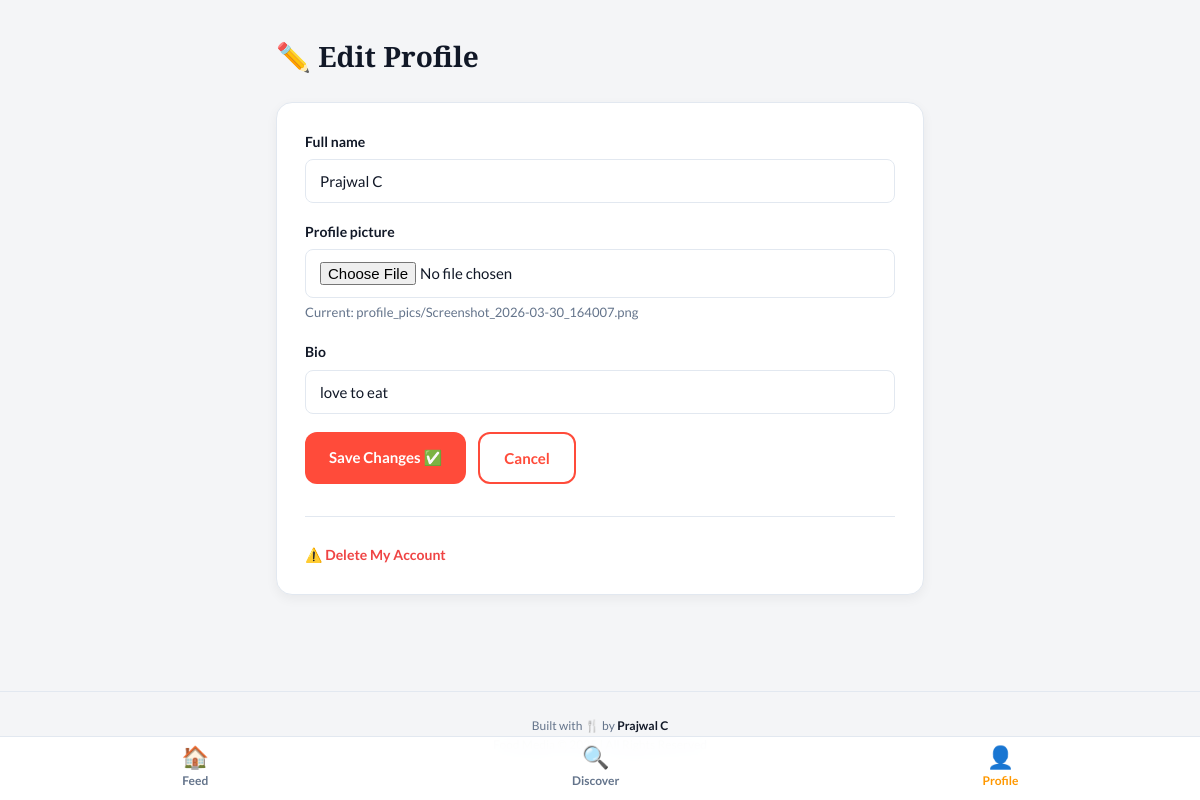
Page /profile/edit/ (signed in) on the committed database.
### accounts/models.py (models this page shows, shortened)
class CustomUser(AbstractUser):
    ROLE_CHOICES = [
        ('ENTHUSIAST', 'Food Enthusiast'),
        ('RESTAURANT', 'Restaurant'),
    ]
    username = models.CharField(max_length=50, unique=True)
    email = models.EmailField(unique=True)
    full_name = models.CharField(max_length=150)
    role = models.CharField(max_length=20, choices=ROLE_CHOICES, blank=True)
    profile_picture = models.ImageField(
        upload_to='profile_pics/', blank=True, null=True
    )
    bio = models.TextField(max_length=500, blank=True)
    date_joined = models.DateTimeField(auto_now_add=True)
    is_active = models.BooleanField(default=True)
    restaurant_address = models.CharField(max_length=300, blank=True)
    contact_number = models.CharField(max_length=20, blank=True)
    USERNAME_FIELD = 'username'
    REQUIRED_FIELDS = ['email', 'full_name']
    def is_enthusiast(self):
        return self.role == 'ENTHUSIAST'

### accounts/views.py (the view)
# urls.py: path('profile/edit/', views.edit_profile, name='edit_profile'),
@login_required
def edit_profile(request):
    user = request.user
    if user.is_enthusiast():
        FormClass = EnthusiastProfileEditForm
    elif user.is_restaurant():
        FormClass = RestaurantProfileEditForm
    else:
        return redirect('feed')
    if request.method == 'POST':
        form = FormClass(request.POST, request.FILES, instance=user)
        if form.is_valid():
            instance = form.save(commit=False)
            if 'profile_picture' in request.FILES:
                instance.profile_picture = request.FILES['profile_picture']
            instance.save()
            messages.success(request, 'Profile updated successfully! ✅')
            return redirect('own_profile')
    else:
        form = FormClass(instance=user)
    return render(request, 'accounts/edit_profile.html', {'form': form})

### accounts/forms.py (shortened to what this page needs)
class EnthusiastProfileEditForm(forms.ModelForm):
    profile_picture = forms.ImageField(required=False)
    class Meta:
        model = CustomUser
        fields = ['full_name', 'profile_picture', 'bio']
        widgets = {
            'full_name': forms.TextInput(attrs={'placeholder': 'Full Name'}),
            'bio': forms.Textarea(attrs={'placeholder': 'Tell us about yourself...', 'rows': 4}),
        }

### templates/accounts/edit_profile.html (shortened to what this page needs)
{% extends 'base.html' %}
{% block content %}
<div class="container">
  <div class="page-header">
    <h1 class="page-title">✏️ Edit Profile</h1>
  </div>
  <div class="card" style="margin-top:8px;">
    <div class="card-body" style="padding:28px;">
      <form method="post" enctype="multipart/form-data" novalidate>
        {% for field in form %}
        <div class="form-group">
          <label class="form-label" for="{{ field.id_for_label }}">{{ field.label }}</label>
          {% if field.field.widget.input_type == 'file' %}
            <input class="form-control" type="file" name="{{ field.html_name }}" id="{{ field.id_for_label }}" accept="image/jpeg,image/png,image/webp">
            {% if field.value %}<p class="form-help">Current: {{ field.value }}</p>{% endif %}
          {% elif field.field.widget.input_type == 'textarea' %}
            <textarea class="form-control" name="{{ field.html_name }}" id="{{ field.id_for_label }}" rows="4">{{ field.value|default:'' }}</textarea>
          {% else %}
            <input class="form-control" type="{{ field.field.widget.input_type }}" name="{{ field.html_name }}" id="{{ field.id_for_label }}" value="{{ field.value|default:'' }}">
          {% endif %}
        </div>
        {% endfor %}
        <div style="display:flex;gap:12px;flex-wrap:wrap;">
          <button type="submit" class="btn btn-primary" id="btn-save-profile">Save Changes ✅</button>
          <a href="{% url 'own_profile' %}" class="btn btn-outline">Cancel</a>
        </div>
      </form>
      <div style="margin-top:32px;padding-top:24px;border-top:1px solid var(--color-border);">
        <a href="{% url 'delete_account' %}" style="color:var(--color-error);font-size:14px;font-weight:600;" id="link-delete-account">⚠️ Delete My Account</a>
      </div>
    </div>
  </div>
</div>
{% endblock %}

### static/css/style.css (style rules this page uses)
:root { --color-eggshell: #FFFFFF; --color-sage: #FF4B3A; --color-persimmon: #FF9800; --color-dark-brown: #111827; --color-warm-white: #F4F5F7; --color-border: #E2E8F0; --color-muted-text: #64748B; --color-success: #10B981; --color-error: #EF4444; --color-star-gold: #F59E0B; --navbar-bg: rgba(255, 255, 255, 0.95); --navbar-height: 64px; --font-primary: 'Lato', 'Helvetica Neue', sans-serif; --font-display: 'Playfair Display', Georgia, serif; --radius-sm: 8px; --radius-md: 12px; --radius-lg: 16px; --shadow-sm: 0 4px 12px rgba(0, 0, 0, 0.05); --shadow-md: 0 8px 24px rgba(0, 0, 0, 0.12); --transition: 0.2s ease; }
*, *::before, *::after { box-sizing: border-box; margin: 0; padding: 0; }
body { font-family: var(--font-primary); background: var(--color-warm-white); color: var(--color-dark-brown); font-size: 16px; line-height: 1.6; min-height: 100vh; }
a { color: inherit; text-decoration: none; }
textarea, input, select, button { font-family: var(--font-primary); }
.container { max-width: 680px; margin: 0 auto; padding: 16px; padding-bottom: calc(var(--navbar-height) + 32px); }
h1, h2, h3 { font-family: var(--font-display); color: var(--color-dark-brown); line-height: 1.2; }
h1 { font-size: 32px; }
.btn { display: inline-flex; align-items: center; justify-content: center; gap: 8px; padding: 12px 24px; border-radius: var(--radius-md); font-weight: 600; font-size: 15px; border: none; cursor: pointer; transition: var(--transition); text-decoration: none; }
.btn-primary { background: var(--color-sage); color: #fff; }
.btn-outline { background: transparent; border: 2px solid var(--color-sage); color: var(--color-sage); }
.card { background: var(--color-eggshell); border: 1px solid var(--color-border); border-radius: var(--radius-lg); box-shadow: var(--shadow-sm); transition: box-shadow var(--transition), transform var(--transition); overflow: hidden; }
.card-body { padding: 16px; }
.form-group { margin-bottom: 18px; }
.form-label { display: block; font-weight: 600; font-size: 14px; margin-bottom: 6px; color: var(--color-dark-brown); }
.form-control { width: 100%; padding: 12px 14px; border-radius: var(--radius-sm); border: 1.5px solid var(--color-border); background: #fff; color: var(--color-dark-brown); font-size: 15px; transition: border-color var(--transition); outline: none; }
.form-help { color: var(--color-muted-text); font-size: 13px; margin-top: 4px; }
.page-header { padding: 24px 0 16px; }
.page-title { font-family: var(--font-display); font-size: 28px; margin-bottom: 4px; }

### rows in the picture
CustomUser: full_name "Prajwal C" "love to eat", value "profile_pics/Screenshot_2026-03-30_164007.png"

### other values in the picture
{{ field.label }} "Full name" "Profile picture" "Bio"
